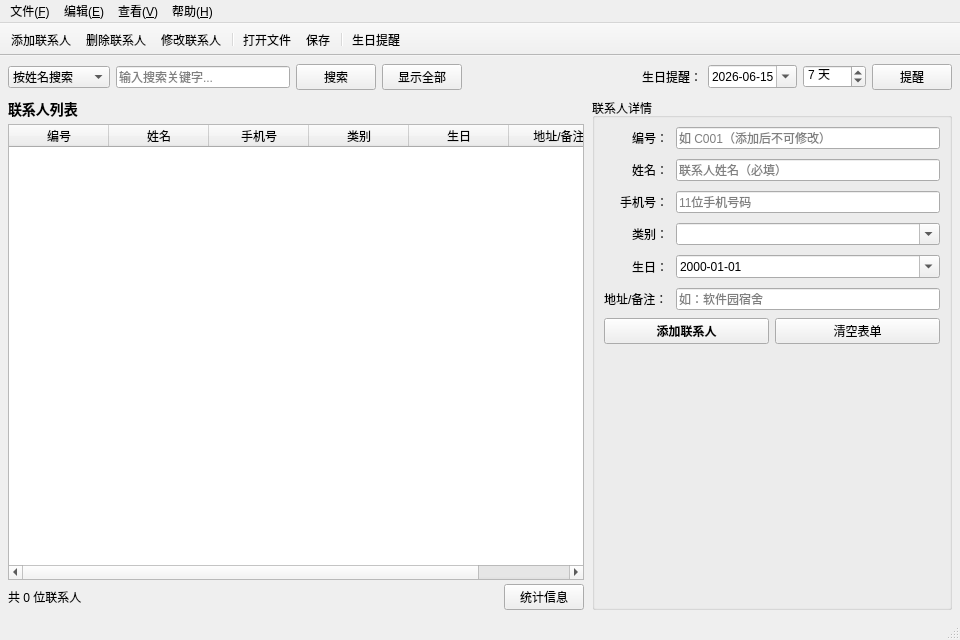
<?xml version="1.0" encoding="UTF-8"?>
<ui version="4.0">
 <class>MainWindow</class>
 <widget class="QMainWindow" name="MainWindow">
  <property name="geometry">
   <rect>
    <x>0</x>
    <y>0</y>
    <width>960</width>
    <height>640</height>
   </rect>
  </property>
  <property name="windowTitle">
   <string>校园通讯录管理系统</string>
  </property>
  <property name="windowIcon">
   <iconset theme="address-book-new"/>
  </property>
  <widget class="QWidget" name="centralwidget">
   <layout class="QVBoxLayout" name="verticalLayoutMain">
    <property name="spacing">
     <number>8</number>
    </property>
    <property name="leftMargin">
     <number>8</number>
    </property>
    <property name="topMargin">
     <number>8</number>
    </property>
    <property name="rightMargin">
     <number>8</number>
    </property>
    <property name="bottomMargin">
     <number>8</number>
    </property>
    <item>
     <layout class="QHBoxLayout" name="horizontalLayoutSearch">
      <property name="spacing">
       <number>6</number>
      </property>
      <item>
       <widget class="QComboBox" name="comboSearchField">
        <property name="toolTip">
         <string>选择搜索字段</string>
        </property>
        <item>
         <property name="text">
          <string>按姓名搜索</string>
         </property>
        </item>
        <item>
         <property name="text">
          <string>按手机号搜索</string>
         </property>
        </item>
        <item>
         <property name="text">
          <string>按编号搜索</string>
         </property>
        </item>
       </widget>
      </item>
      <item>
       <widget class="QLineEdit" name="lineEditSearch">
        <property name="placeholderText">
         <string>输入搜索关键字...</string>
        </property>
        <property name="clearButtonEnabled">
         <bool>true</bool>
        </property>
       </widget>
      </item>
      <item>
       <widget class="QPushButton" name="btnSearch">
        <property name="toolTip">
         <string>按关键字搜索联系人</string>
        </property>
        <property name="text">
         <string>搜索</string>
        </property>
       </widget>
      </item>
      <item>
       <widget class="QPushButton" name="btnShowAll">
        <property name="toolTip">
         <string>显示所有联系人</string>
        </property>
        <property name="text">
         <string>显示全部</string>
        </property>
       </widget>
      </item>
      <item>
       <spacer name="horizontalSpacerSearch">
        <property name="orientation">
         <enum>Qt::Orientation::Horizontal</enum>
        </property>
        <property name="sizeHint" stdset="0">
         <size>
          <width>40</width>
          <height>20</height>
         </size>
        </property>
       </spacer>
      </item>
      <item>
       <widget class="QLabel" name="labelReminder">
        <property name="text">
         <string>生日提醒：</string>
        </property>
       </widget>
      </item>
      <item>
       <widget class="QDateEdit" name="dateEditToday">
        <property name="toolTip">
         <string>设置当前日期</string>
        </property>
        <property name="displayFormat">
         <string>yyyy-MM-dd</string>
        </property>
        <property name="calendarPopup">
         <bool>true</bool>
        </property>
        <property name="date">
         <date>
          <year>2026</year>
          <month>6</month>
          <day>15</day>
         </date>
        </property>
       </widget>
      </item>
      <item>
       <widget class="QSpinBox" name="spinBoxRemindDays">
        <property name="toolTip">
         <string>未来N天内生日提醒</string>
        </property>
        <property name="suffix">
         <string> 天</string>
        </property>
        <property name="minimum">
         <number>1</number>
        </property>
        <property name="maximum">
         <number>365</number>
        </property>
        <property name="value">
         <number>7</number>
        </property>
       </widget>
      </item>
      <item>
       <widget class="QPushButton" name="btnBirthdayReminder">
        <property name="toolTip">
         <string>查看未来N天内生日联系人</string>
        </property>
        <property name="text">
         <string>提醒</string>
        </property>
       </widget>
      </item>
     </layout>
    </item>
    <item>
     <layout class="QHBoxLayout" name="horizontalLayoutMain">
      <property name="spacing">
       <number>8</number>
      </property>
      <item>
       <layout class="QVBoxLayout" name="verticalLayoutLeft">
        <property name="spacing">
         <number>4</number>
        </property>
        <item>
         <widget class="QLabel" name="labelTableTitle">
          <property name="styleSheet">
           <string notr="true">font-weight: bold; font-size: 14px;</string>
          </property>
          <property name="text">
           <string>联系人列表</string>
          </property>
         </widget>
        </item>
        <item>
         <widget class="QTableWidget" name="tableContacts">
          <property name="editTriggers">
           <set>QAbstractItemView::EditTrigger::NoEditTriggers</set>
          </property>
          <property name="alternatingRowColors">
           <bool>true</bool>
          </property>
          <property name="selectionMode">
           <enum>QAbstractItemView::SelectionMode::SingleSelection</enum>
          </property>
          <property name="selectionBehavior">
           <enum>QAbstractItemView::SelectionBehavior::SelectRows</enum>
          </property>
          <property name="sortingEnabled">
           <bool>true</bool>
          </property>
          <property name="columnCount">
           <number>6</number>
          </property>
          <attribute name="horizontalHeaderCascadingSectionResizes">
           <bool>true</bool>
          </attribute>
          <attribute name="horizontalHeaderStretchLastSection">
           <bool>true</bool>
          </attribute>
          <column>
           <property name="text">
            <string>编号</string>
           </property>
          </column>
          <column>
           <property name="text">
            <string>姓名</string>
           </property>
          </column>
          <column>
           <property name="text">
            <string>手机号</string>
           </property>
          </column>
          <column>
           <property name="text">
            <string>类别</string>
           </property>
          </column>
          <column>
           <property name="text">
            <string>生日</string>
           </property>
          </column>
          <column>
           <property name="text">
            <string>地址/备注</string>
           </property>
          </column>
         </widget>
        </item>
        <item>
         <layout class="QHBoxLayout" name="horizontalLayoutCount">
          <item>
           <widget class="QLabel" name="labelCount">
            <property name="text">
             <string>共 0 位联系人</string>
            </property>
           </widget>
          </item>
          <item>
           <spacer name="horizontalSpacerCount">
            <property name="orientation">
             <enum>Qt::Orientation::Horizontal</enum>
            </property>
            <property name="sizeHint" stdset="0">
             <size>
              <width>40</width>
              <height>20</height>
             </size>
            </property>
           </spacer>
          </item>
          <item>
           <widget class="QPushButton" name="btnStatistics">
            <property name="toolTip">
             <string>按类别、月份统计联系人</string>
            </property>
            <property name="text">
             <string>统计信息</string>
            </property>
           </widget>
          </item>
         </layout>
        </item>
       </layout>
      </item>
      <item>
       <widget class="QGroupBox" name="groupBoxDetail">
        <property name="minimumSize">
         <size>
          <width>300</width>
          <height>0</height>
         </size>
        </property>
        <property name="maximumSize">
         <size>
          <width>360</width>
          <height>16777215</height>
         </size>
        </property>
        <property name="title">
         <string>联系人详情</string>
        </property>
        <layout class="QVBoxLayout" name="verticalLayoutDetail">
         <property name="spacing">
          <number>8</number>
         </property>
         <item>
          <layout class="QFormLayout" name="formLayoutDetail">
           <property name="labelAlignment">
            <set>Qt::AlignmentFlag::AlignRight|Qt::AlignmentFlag::AlignTrailing|Qt::AlignmentFlag::AlignVCenter</set>
           </property>
           <property name="formAlignment">
            <set>Qt::AlignmentFlag::AlignLeading|Qt::AlignmentFlag::AlignLeft|Qt::AlignmentFlag::AlignTop</set>
           </property>
           <property name="horizontalSpacing">
            <number>8</number>
           </property>
           <property name="verticalSpacing">
            <number>10</number>
           </property>
           <item row="0" column="0">
            <widget class="QLabel" name="labelId">
             <property name="text">
              <string>编号：</string>
             </property>
            </widget>
           </item>
           <item row="1" column="0">
            <widget class="QLabel" name="labelName">
             <property name="text">
              <string>姓名：</string>
             </property>
            </widget>
           </item>
           <item row="2" column="0">
            <widget class="QLabel" name="labelPhone">
             <property name="text">
              <string>手机号：</string>
             </property>
            </widget>
           </item>
           <item row="3" column="0">
            <widget class="QLabel" name="labelType">
             <property name="text">
              <string>类别：</string>
             </property>
            </widget>
           </item>
           <item row="4" column="0">
            <widget class="QLabel" name="labelBirthday">
             <property name="text">
              <string>生日：</string>
             </property>
            </widget>
           </item>
           <item row="5" column="0">
            <widget class="QLabel" name="labelAddress">
             <property name="text">
              <string>地址/备注：</string>
             </property>
            </widget>
           </item>
           <item row="5" column="1">
            <widget class="QLineEdit" name="lineEditAddress">
             <property name="placeholderText">
              <string>如：软件园宿舍</string>
             </property>
            </widget>
           </item>
           <item row="4" column="1">
            <widget class="QDateEdit" name="dateEditBirthday">
             <property name="maximumDate">
              <date>
               <year>2099</year>
               <month>12</month>
               <day>31</day>
              </date>
             </property>
             <property name="minimumDate">
              <date>
               <year>1900</year>
               <month>1</month>
               <day>1</day>
              </date>
             </property>
             <property name="displayFormat">
              <string>yyyy-MM-dd</string>
             </property>
             <property name="calendarPopup">
              <bool>true</bool>
             </property>
             <property name="date">
              <date>
               <year>2000</year>
               <month>1</month>
               <day>1</day>
              </date>
             </property>
            </widget>
           </item>
           <item row="3" column="1">
            <widget class="QComboBox" name="comboType">
             <property name="editable">
              <bool>true</bool>
             </property>
             <property name="placeholderText">
              <string>选择或输入类别</string>
             </property>
             <item>
              <property name="text">
               <string>同学</string>
              </property>
             </item>
             <item>
              <property name="text">
               <string>教师</string>
              </property>
             </item>
             <item>
              <property name="text">
               <string>家人</string>
              </property>
             </item>
             <item>
              <property name="text">
               <string>社团</string>
              </property>
             </item>
             <item>
              <property name="text">
               <string>其他</string>
              </property>
             </item>
            </widget>
           </item>
           <item row="2" column="1">
            <widget class="QLineEdit" name="lineEditPhone">
             <property name="inputMask">
              <string>99999999999</string>
             </property>
             <property name="maxLength">
              <number>11</number>
             </property>
             <property name="placeholderText">
              <string>11位手机号码</string>
             </property>
            </widget>
           </item>
           <item row="1" column="1">
            <widget class="QLineEdit" name="lineEditName">
             <property name="placeholderText">
              <string>联系人姓名（必填）</string>
             </property>
            </widget>
           </item>
           <item row="0" column="1">
            <widget class="QLineEdit" name="lineEditId">
             <property name="placeholderText">
              <string>如 C001（添加后不可修改）</string>
             </property>
            </widget>
           </item>
          </layout>
         </item>
         <item>
          <layout class="QHBoxLayout" name="horizontalLayoutFormButtons">
           <property name="spacing">
            <number>6</number>
           </property>
           <item>
            <widget class="QPushButton" name="btnSaveOrAdd">
             <property name="toolTip">
              <string>新增或保存联系人</string>
             </property>
             <property name="styleSheet">
              <string notr="true">font-weight: bold;</string>
             </property>
             <property name="text">
              <string>添加联系人</string>
             </property>
            </widget>
           </item>
           <item>
            <widget class="QPushButton" name="btnClearForm">
             <property name="toolTip">
              <string>清空表单内容</string>
             </property>
             <property name="text">
              <string>清空表单</string>
             </property>
            </widget>
           </item>
          </layout>
         </item>
         <item>
          <spacer name="verticalSpacerDetail">
           <property name="orientation">
            <enum>Qt::Orientation::Vertical</enum>
           </property>
           <property name="sizeHint" stdset="0">
            <size>
             <width>20</width>
             <height>40</height>
            </size>
           </property>
          </spacer>
         </item>
        </layout>
       </widget>
      </item>
     </layout>
    </item>
   </layout>
  </widget>
  <widget class="QMenuBar" name="menubar">
   <property name="geometry">
    <rect>
     <x>0</x>
     <y>0</y>
     <width>960</width>
     <height>33</height>
    </rect>
   </property>
   <widget class="QMenu" name="menuFile">
    <property name="title">
     <string>文件(&amp;F)</string>
    </property>
    <addaction name="actionLoad"/>
    <addaction name="actionSave"/>
    <addaction name="actionSaveAs"/>
    <addaction name="separator"/>
    <addaction name="actionExit"/>
   </widget>
   <widget class="QMenu" name="menuEdit">
    <property name="title">
     <string>编辑(&amp;E)</string>
    </property>
    <addaction name="actionAdd"/>
    <addaction name="actionModify"/>
    <addaction name="actionDelete"/>
   </widget>
   <widget class="QMenu" name="menuView">
    <property name="title">
     <string>查看(&amp;V)</string>
    </property>
    <addaction name="actionRefresh"/>
    <addaction name="separator"/>
    <addaction name="actionStatistics"/>
   </widget>
   <widget class="QMenu" name="menuHelp">
    <property name="title">
     <string>帮助(&amp;H)</string>
    </property>
    <addaction name="actionAbout"/>
   </widget>
   <addaction name="menuFile"/>
   <addaction name="menuEdit"/>
   <addaction name="menuView"/>
   <addaction name="menuHelp"/>
  </widget>
  <widget class="QToolBar" name="toolBar">
   <property name="windowTitle">
    <string>工具栏</string>
   </property>
   <property name="movable">
    <bool>false</bool>
   </property>
   <property name="toolButtonStyle">
    <enum>Qt::ToolButtonStyle::ToolButtonTextBesideIcon</enum>
   </property>
   <attribute name="toolBarArea">
    <enum>TopToolBarArea</enum>
   </attribute>
   <attribute name="toolBarBreak">
    <bool>false</bool>
   </attribute>
   <addaction name="actionAdd"/>
   <addaction name="actionDelete"/>
   <addaction name="actionModify"/>
   <addaction name="separator"/>
   <addaction name="actionLoad"/>
   <addaction name="actionSave"/>
   <addaction name="separator"/>
   <addaction name="actionBirthdayReminder"/>
  </widget>
  <widget class="QStatusBar" name="statusbar">
   <property name="sizeGripEnabled">
    <bool>true</bool>
   </property>
  </widget>
  <action name="actionAdd">
   <property name="icon">
    <iconset theme="list-add"/>
   </property>
   <property name="text">
    <string>添加联系人</string>
   </property>
   <property name="toolTip">
    <string>添加新的联系人</string>
   </property>
   <property name="shortcut">
    <string>Ctrl+N</string>
   </property>
  </action>
  <action name="actionDelete">
   <property name="icon">
    <iconset theme="list-remove"/>
   </property>
   <property name="text">
    <string>删除联系人</string>
   </property>
   <property name="toolTip">
    <string>删除选中的联系人</string>
   </property>
   <property name="shortcut">
    <string>Del</string>
   </property>
  </action>
  <action name="actionModify">
   <property name="icon">
    <iconset theme="document-edit"/>
   </property>
   <property name="text">
    <string>修改联系人</string>
   </property>
   <property name="toolTip">
    <string>修改选中联系人的信息</string>
   </property>
   <property name="shortcut">
    <string>Ctrl+M</string>
   </property>
  </action>
  <action name="actionSave">
   <property name="icon">
    <iconset theme="document-save"/>
   </property>
   <property name="text">
    <string>保存</string>
   </property>
   <property name="toolTip">
    <string>保存通讯录到文件</string>
   </property>
   <property name="shortcut">
    <string>Ctrl+S</string>
   </property>
  </action>
  <action name="actionSaveAs">
   <property name="text">
    <string>另存为...</string>
   </property>
   <property name="toolTip">
    <string>将通讯录另存为其他文件</string>
   </property>
   <property name="shortcut">
    <string>Ctrl+Shift+S</string>
   </property>
  </action>
  <action name="actionLoad">
   <property name="icon">
    <iconset theme="document-open"/>
   </property>
   <property name="text">
    <string>打开文件</string>
   </property>
   <property name="toolTip">
    <string>从CSV文件读取通讯录数据</string>
   </property>
   <property name="shortcut">
    <string>Ctrl+O</string>
   </property>
  </action>
  <action name="actionExit">
   <property name="icon">
    <iconset theme="application-exit"/>
   </property>
   <property name="text">
    <string>退出</string>
   </property>
   <property name="shortcut">
    <string>Ctrl+Q</string>
   </property>
  </action>
  <action name="actionRefresh">
   <property name="text">
    <string>刷新列表</string>
   </property>
   <property name="shortcut">
    <string>F5</string>
   </property>
  </action>
  <action name="actionSortById">
   <property name="text">
    <string>按编号排序</string>
   </property>
  </action>
  <action name="actionSortByName">
   <property name="text">
    <string>按姓名排序</string>
   </property>
  </action>
  <action name="actionSortByBirthday">
   <property name="text">
    <string>按生日排序</string>
   </property>
  </action>
  <action name="actionStatistics">
   <property name="text">
    <string>统计信息</string>
   </property>
  </action>
  <action name="actionBirthdayReminder">
   <property name="icon">
    <iconset theme="appointment-reminder"/>
   </property>
   <property name="text">
    <string>生日提醒</string>
   </property>
   <property name="toolTip">
    <string>查看未来N天内生日的联系人</string>
   </property>
  </action>
  <action name="actionAbout">
   <property name="text">
    <string>关于</string>
   </property>
  </action>
 </widget>
 <resources/>
 <connections/>
</ui>
